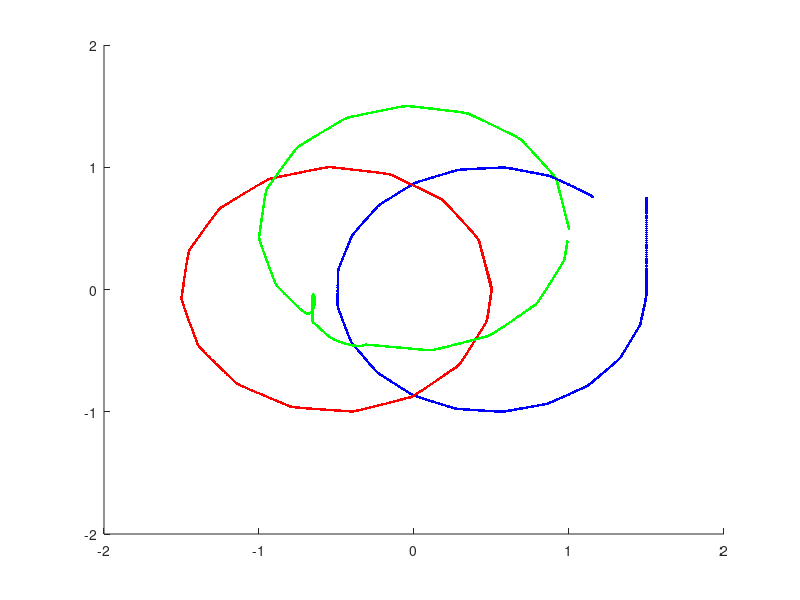
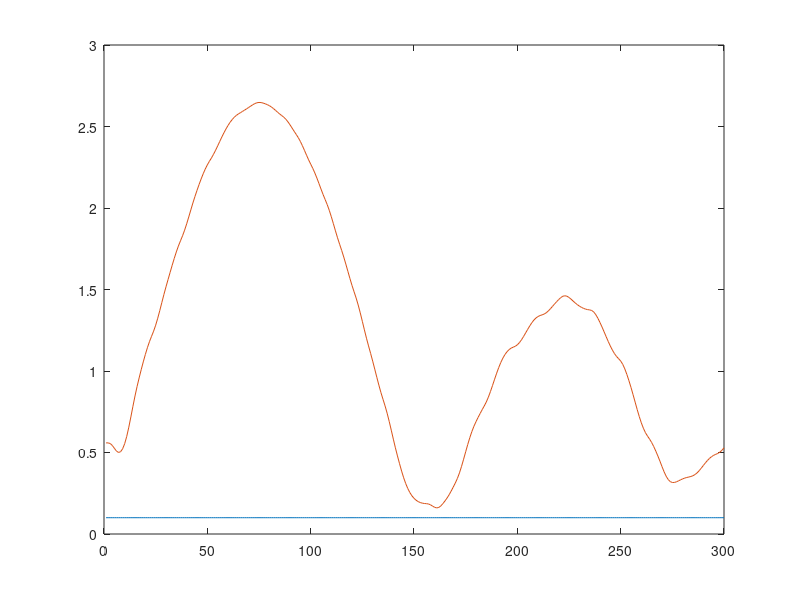

The MATLAB script that drew these images, in order:
clear;
close all;


%%%%%%%%%%
%1 Pool No comunication (on edge reference)
%2 Towards 0.5 m
%3 Towards 0.3 m, k0 = 10 
%4 Towards 0.3 m, k0 = 30
%5 Frontal (min distance = 0.4 m)
%6 Towards 2-3 0.5 m
%7 Towards 2-3 0.3 m
%8 Pool comunication (3 still, min distance = 0.5 m)
%9 Circular 23 frontal
%10 Circular 1 2 crossed
%11 Circular 1 2 3 crossed

plot1 = 11;

if(plot1 == 1)
    load('pool_nocomunication');
    Max_x = 2;
    Max_y = 2;
    limits = [-Max_x, Max_x, Max_y, -Max_y];
    figure;
    hold on;
    x_plot = -Max_x:0.1:Max_x;
    y_plot = -Max_y:0.1:Max_y;
    plot(ones(size(y_plot))*x_plot(1), y_plot);
    plot(x_plot, ones(size(x_plot))*y_plot(1));
    plot(ones(size(y_plot))*x_plot(end), y_plot);
    plot(x_plot, ones(size(x_plot))*y_plot(end));
    axis([-Max_x-1, Max_x + 1, -Max_y - 1, Max_y + 1]);
    hold on;
    for i=1:2:length(dati.x_vehicle1)
         axis([-3, 3, -3, 3]);
         plot(dati.x_vehicle1(i), dati.y_vehicle1(i), '.g');
         plot(dati.x_vehicle2(i), dati.y_vehicle2(i), '.b');
         plot(dati.x_vehicle3(i), dati.y_vehicle3(i), '.r');
         drawnow;
    end
    
end

if(plot1 == 2)
    load('vehicle_towards5');
    figure;
    hold on;

    for i=1:3:length(dati.x_vehicle1)-900
         axis([-2, 2, -2, 2]);
         plot(dati.x_vehicle1(i), dati.y_vehicle1(i), '.g');
         plot(dati.x_vehicle2(i), dati.y_vehicle2(i), '.b');
         plot(dati.x_vehicle3(i), dati.y_vehicle3(i), '.r');
         drawnow;
    end
    
    figure;
    plot(1:length(dati.distance), 0.5*ones(1,length(dati.distance)));
    hold on;
    plot(1:50,dati.distance);
    
end


if(plot1 == 3)
    load('vehicle_towards3');
    figure;
    hold on;

    

    for i=1:3:length(dati.x_vehicle1)-900
         axis([-2, 2, -2, 2]);
         plot(dati.x_vehicle1(i), dati.y_vehicle1(i), '.g');
         plot(dati.x_vehicle2(i), dati.y_vehicle2(i), '.b');
         plot(dati.x_vehicle3(i), dati.y_vehicle3(i), '.r');
         drawnow;
    end
    
    figure;
    plot(1:length(dati.distance), 0.3*ones(1,length(dati.distance)));
    hold on;
    plot(1:50,dati.distance);
    
end

if(plot1 == 4)
    load('vehicle_towards3_k0_15');
    figure;
    hold on;

    for i=1:3:length(dati.x_vehicle1)-900
         axis([-2, 2, -2, 2]);
         plot(dati.x_vehicle1(i), dati.y_vehicle1(i), '.g');
         plot(dati.x_vehicle2(i), dati.y_vehicle2(i), '.b');
         plot(dati.x_vehicle3(i), dati.y_vehicle3(i), '.r');
         drawnow;
    end
    
    figure;
    plot(1:length(dati.distance), 0.3*ones(1,length(dati.distance)));
    hold on;
    plot(1:50,dati.distance);
    
end

if(plot1 == 5)
    load('vehicle_frontalx');
    figure;
    hold on;
    plot(1.5,1,'xb');
    plot(1,1.5,'xg');

    for i=1:3:length(dati.x_vehicle1)-900
         axis([-2, 2, -2, 2]);
         plot(dati.x_vehicle1(i), dati.y_vehicle1(i), '.g');
         plot(dati.x_vehicle2(i), dati.y_vehicle2(i), '.b');
         plot(dati.x_vehicle3(i), dati.y_vehicle3(i), '.r');
         drawnow;
    end
    
    figure;
    plot(1:length(dati.distance), 0.4*ones(1,length(dati.distance)));
    hold on;
    plot(1:50,dati.distance);
    
end

if(plot1 == 6)
    load('vehicle_towards23_05');
    figure;
    hold on;

    for i=1:3:length(dati.x_vehicle1)-900
         axis([-2, 2, -2, 2]);
         plot(dati.x_vehicle1(i), dati.y_vehicle1(i), '.g');
         plot(dati.x_vehicle2(i), dati.y_vehicle2(i), '.b');
         plot(dati.x_vehicle3(i), dati.y_vehicle3(i), '.r');
         drawnow;
    end
    
    figure;
    plot(1:length(dati.distance), 0.5*ones(1,length(dati.distance)));
    hold on;
    plot(1:50,dati.distance);
    
end

if(plot1 == 7)
    load('vehicle_towards23_03');
    figure;
    hold on;

    for i=1:3:length(dati.x_vehicle1)-900
         axis([-2, 2, -2, 2]);
         plot(dati.x_vehicle1(i), dati.y_vehicle1(i), '.g');
         plot(dati.x_vehicle2(i), dati.y_vehicle2(i), '.b');
         plot(dati.x_vehicle3(i), dati.y_vehicle3(i), '.r');
         drawnow;
    end
    
    figure;
    plot(1:length(dati.distance), 0.3*ones(1,length(dati.distance)));
    hold on;
    plot(1:50,dati.distance);
    
end

if(plot1 == 8)
    load('pool_dist05');
    Max_x = 2;
    Max_y = 2;
    limits = [-Max_x, Max_x, Max_y, -Max_y];
    figure;
    hold on;
    x_plot = -Max_x:0.1:Max_x;
    y_plot = -Max_y:0.1:Max_y;
    plot(ones(size(y_plot))*x_plot(1), y_plot);
    plot(x_plot, ones(size(x_plot))*y_plot(1));
    plot(ones(size(y_plot))*x_plot(end), y_plot);
    plot(x_plot, ones(size(x_plot))*y_plot(end));
    axis([-Max_x-1, Max_x + 1, -Max_y - 1, Max_y + 1]);
    hold on;
    for i=1:6:length(dati.x_vehicle1)-200
         axis([-3, 3, -3, 3]);
         plot(dati.x_vehicle1(i), dati.y_vehicle1(i), '.g');
         plot(dati.x_vehicle2(i), dati.y_vehicle2(i), '.b');
         plot(dati.x_vehicle3(i), dati.y_vehicle3(i), '.r');
         drawnow;
    end
    figure;
    plot(1:length(dati.distance), 0.5*ones(1,length(dati.distance)));
    hold on;
    plot(1:length(dati.distance),dati.distance);
    
end

if(plot1 == 9)
    load('vehicle_circular23');
    figure;
    hold on;

    for i=1:5:length(dati.x_vehicle1)
         axis([-2, 2, -2, 2]);
         %plot(dati.x_vehicle1(i), dati.y_vehicle1(i), '.g');
         plot(dati.x_vehicle2(i), dati.y_vehicle2(i), '.b');
         plot(dati.x_vehicle3(i), dati.y_vehicle3(i), '.r');
         drawnow;
    end
    
    figure;
    plot(1:length(dati.distance), 0.3*ones(1,length(dati.distance)));
    hold on;
    plot(1:length(dati.distance),(dati.distance));
    
end

if(plot1 == 10)
    load('vehicle_circular_crossed');
    figure;
    hold on;

    for i=1:10:length(dati.x_vehicle1)
         axis([-2, 2, -2, 2]);
         plot(dati.x_vehicle1(i), dati.y_vehicle1(i), '.g');
         plot(dati.x_vehicle2(i), dati.y_vehicle2(i), '.b');
         %plot(dati.x_vehicle3(i), dati.y_vehicle3(i), '.r');
         drawnow;
    end
    
    figure;
    plot(1:length(dati.distance), 0.2*ones(1,length(dati.distance)));
    hold on;
    plot(1:length(dati.distance),(dati.distance));
    
end

if(plot1 == 11)
    load('vehicle_circular_crossed_3');
    figure;
    hold on;

    for i=1:10:length(dati.x_vehicle1)-1500
         axis([-2, 2, -2, 2]);
         plot(dati.x_vehicle1(i), dati.y_vehicle1(i), '.g');
         plot(dati.x_vehicle2(i), dati.y_vehicle2(i), '.b');
         plot(dati.x_vehicle3(i), dati.y_vehicle3(i), '.r');
         drawnow;
    end
    
    figure;
    plot(1:length(dati.distance), 0.1*ones(1,length(dati.distance)));
    hold on;
    plot(1:length(dati.distance),(dati.distance));
    
end
